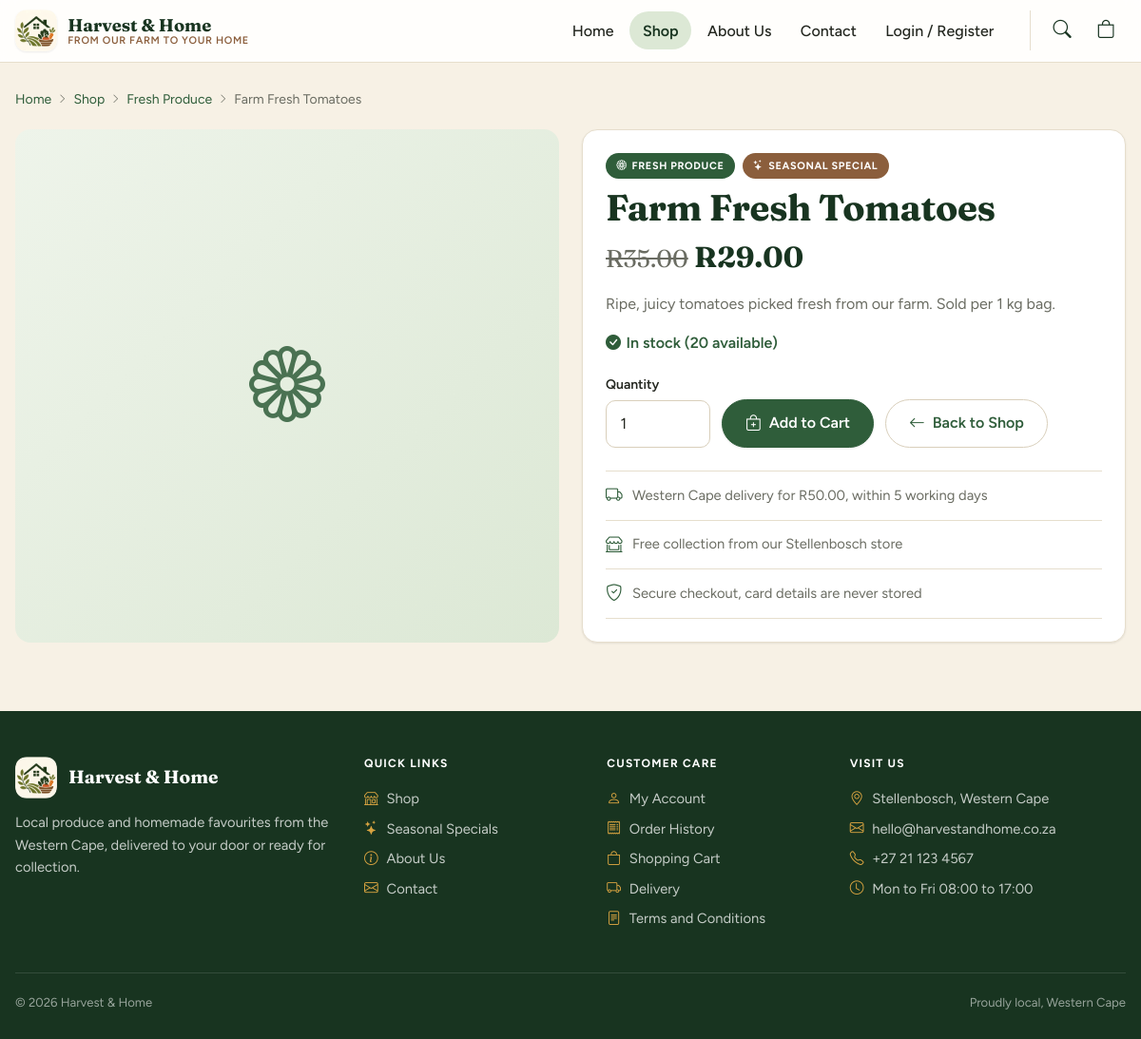
Screenshot of /product.php?id=1 with the database file from the repository.
### tables this page shows
CREATE TABLE products (
    product_id      INT AUTO_INCREMENT PRIMARY KEY,
    category_id     INT NOT NULL,
    product_name    VARCHAR(150) NOT NULL,
    description     TEXT NOT NULL,
    price           DECIMAL(10,2) NOT NULL,
    stock_quantity  INT NOT NULL DEFAULT 0,
    product_image   VARCHAR(255) NULL,
    product_status  ENUM('active','inactive') NOT NULL DEFAULT 'active',
    CONSTRAINT fk_products_category FOREIGN KEY (category_id)
        REFERENCES categories(category_id) ON UPDATE CASCADE ON DELETE RESTRICT
);

CREATE TABLE categories (
    category_id    INT AUTO_INCREMENT PRIMARY KEY,
    category_name  VARCHAR(100) NOT NULL UNIQUE,
    description    TEXT NULL
);

### config/db.php (called while the page is built, shortened)
<?php
function db(): PDO
{
    static $pdo = null;
    if ($pdo === null) {
        $dsn = 'mysql:host=' . DB_HOST . ';dbname=' . DB_NAME . ';charset=utf8mb4';
        try {
            $pdo = new PDO($dsn, DB_USER, DB_PASS, [
                PDO::ATTR_ERRMODE            => PDO::ERRMODE_EXCEPTION,
                PDO::ATTR_DEFAULT_FETCH_MODE => PDO::FETCH_ASSOC,
                PDO::ATTR_EMULATE_PREPARES   => false,
            ]);
        } catch (PDOException $e) {
            error_log('DB connection failed: ' . $e->getMessage());
            http_response_code(500);
            exit('Sorry, the shop is unavailable right now. Please try again later.');
        }
    }
    return $pdo;
}

### product.php (the view, shortened to what this page needs)
<?php
require_once 'includes/functions.php';
$p = get_product((int)($_GET['id'] ?? 0));
$stock = (int)$p['stock_quantity'];
require 'includes/header.php';
?>
<nav class="crumbs" aria-label="Breadcrumb">
    <a href="index.php">Home</a><?= icon('chevron-right') ?>
    <a href="shop.php">Shop</a><?= icon('chevron-right') ?>
    <a href="shop.php?category=<?= (int)$p['category_id'] ?>"><?= h($p['category_name']) ?></a><?= icon('chevron-right') ?>
    <span><?= h($p['product_name']) ?></span>
</nav>
<div class="two even">
    <div class="ph big"><?= product_image($p) ?></div>
    <div class="card">
        <div class="d-flex flex-wrap gap-2 mb-2">
            <span class="tag green"><?= icon(category_icon($p['category_name'])) ?><?= h($p['category_name']) ?></span>
            <?php if (on_special($p)): ?><span class="tag"><?= icon('stars') ?>Seasonal Special</span><?php endif; ?>
        </div>
        <h1><?= h($p['product_name']) ?></h1>
        <p class="price big"><?= on_special($p) ? '<span class="was">' . money($p['price']) . '</span>' : '' ?><?= money(sell_price($p)) ?></p>
        <p class="mut"><?= nl2br(h($p['description'])) ?></p>
        <p class="mt-3"><?= $stock > 0
            ? '<span class="stock-ok">' . icon('check-circle-fill') . 'In stock (' . $stock . ' available)</span>'
            : '<span class="stock-low">' . icon('x-circle') . 'Out of stock</span>' ?></p>
        <?php if ($stock > 0): ?>
            <form class="buy" method="post" action="cart.php" data-validate>
                <div class="qty-field">
                    <label for="qty">Quantity</label>
                    <input id="qty" type="number" name="qty" value="1" min="1" max="<?= $stock ?>" data-rule="whole" required>
                </div>
                <button class="btn lgx" type="submit"><?= icon('bag-plus') ?>Add to Cart</button>
                <a class="btn o lgx" href="shop.php"><?= icon('arrow-left') ?>Back to Shop</a>
            </form>
        <?php else: ?>
            <div class="buy"><a class="btn o" href="shop.php"><?= icon('arrow-left') ?>Back to Shop</a></div>
        <?php endif; ?>
        <ul class="checks">
            <li><?= icon('truck') ?>Western Cape delivery for <?= money(DELIVERY_FEE) ?>, within 5 working days</li>
            <li><?= icon('shop-window') ?>Free collection from our Stellenbosch store</li>
            <li><?= icon('shield-check') ?>Secure checkout, card details are never stored</li>
        </ul>
    </div>
</div>
<?php require 'includes/footer.php'; ?>

### rows the page displays
products: category.category_name "Fresh Produce", product_name "Farm Fresh Tomatoes", category.category_name "FRESH PRODUCE", price "R35.00", description "Ripe, juicy tomatoes picked fresh from our farm. Sold per 1 kg bag.", stock_quantity "20"

### other values shown
$label "Home"
$label "Shop"
$label "About Us"
$label "Contact"
money(sell_price($p)) "R29.00"
money(DELIVERY_FEE) "R50.00"
